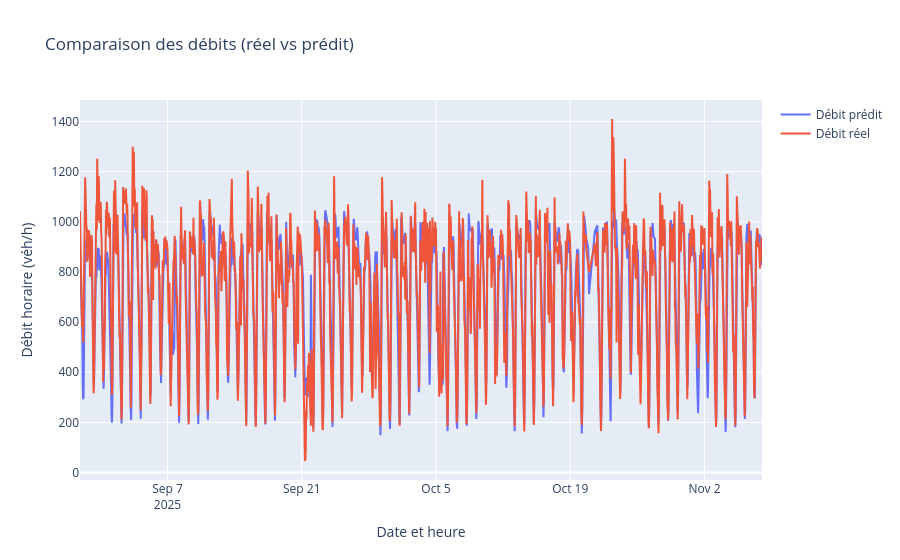

Write notebook code for a chart like this one.
### Code cell
time_index = df_final.loc[X_test.index, 'Date et heure de comptage']

fig = go.Figure()
fig.add_trace(go.Scatter(
    x=time_index,
    y=y_pred,
    mode='lines',
    name='Débit prédit'
))
fig.add_trace(go.Scatter(
    x=time_index,
    y=y_test,
    mode='lines',
    name='Débit réel'
))

fig.update_layout(
    title="Comparaison des débits (réel vs prédit)",
    xaxis_title="Date et heure",
    yaxis_title="Débit horaire (véh/h)",
    hovermode='x unified'
)

fig.show()

### Figure 1 — Plotly figure (JSON) as saved in the notebook; plotly's stock layout.template omitted (floating-point values rounded to 4 significant figures; data arrays with more than 128 entries replaced by an {"elided": "..."} marker saying what was removed)
{"data": [{"mode": "lines", "name": "Débit prédit", "type": "scatter", "x": {"elided": "1645 str values"}, "y": {"elided": "1645 float values"}}, {"mode": "lines", "name": "Débit réel", "type": "scatter", "x": {"elided": "1645 str values"}, "y": {"elided": "1645 float values"}}], "layout": {"hovermode": "x unified", "title": {"text": "Comparaison des débits (réel vs prédit)"}, "xaxis": {"title": {"text": "Date et heure"}}, "yaxis": {"title": {"text": "Débit horaire (véh/h)"}}}}
